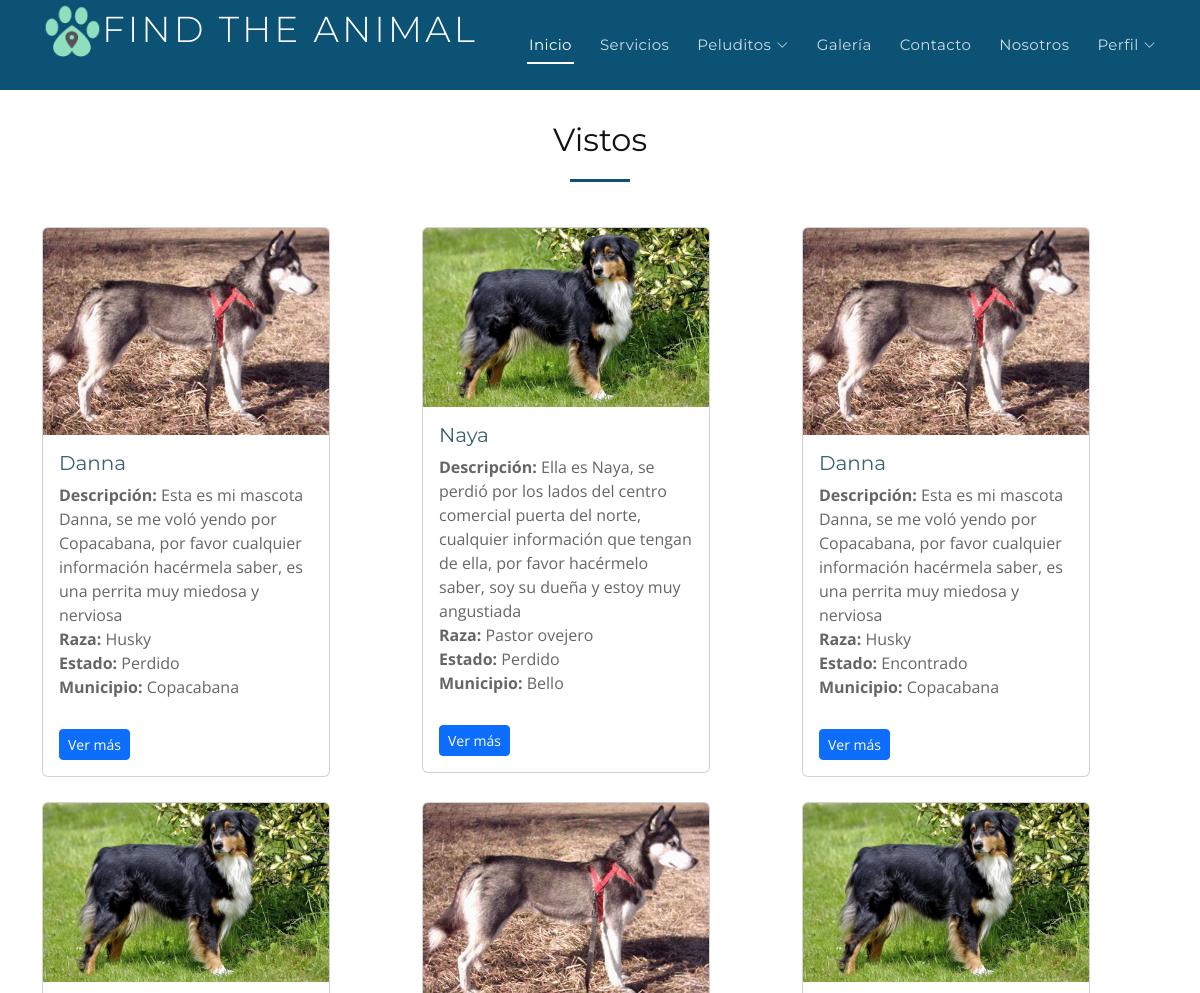
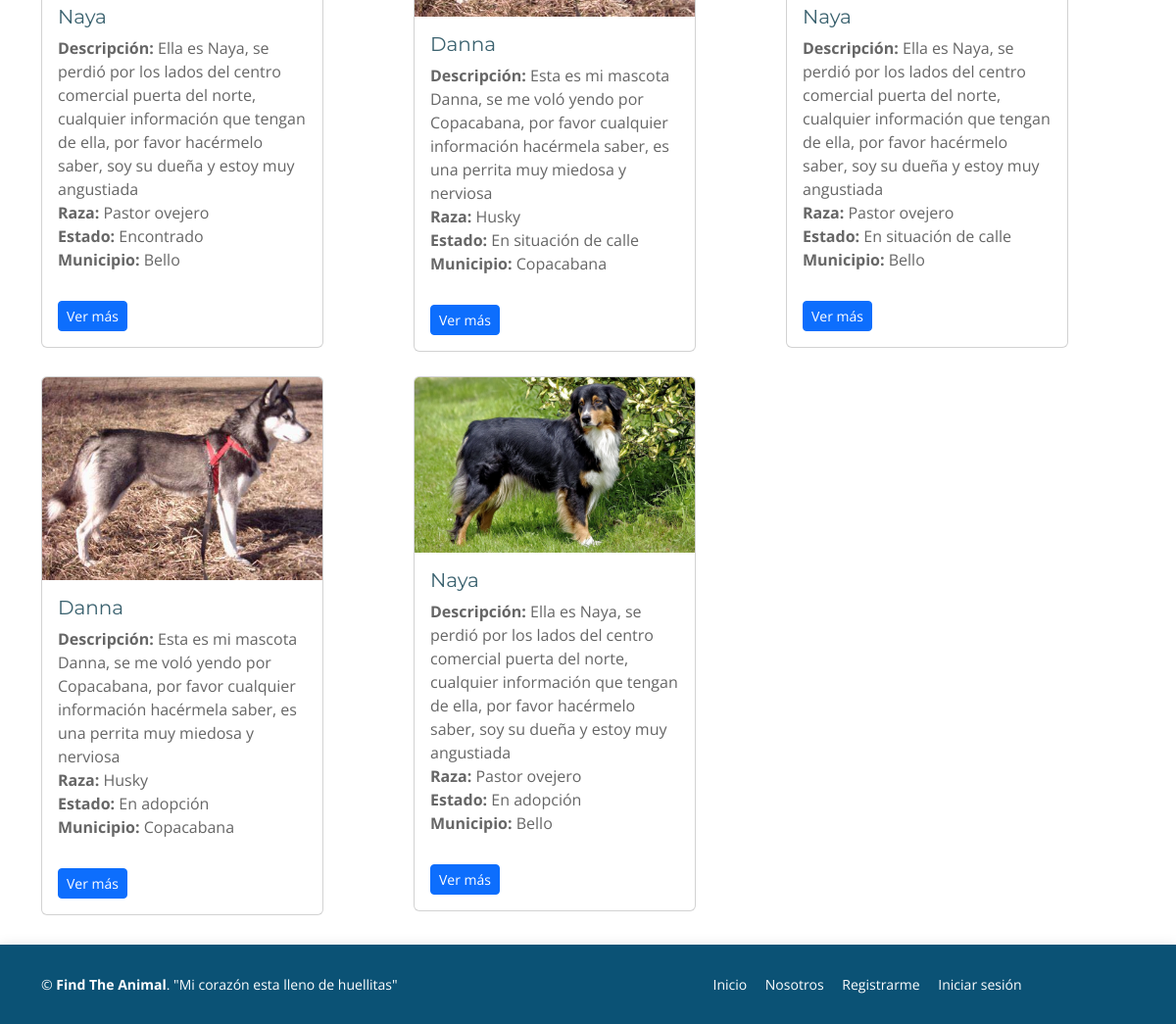
Screenshot of /Vista/Buscados1.php (signed in) with the database file from the repository (2 pictures, top to bottom).
### tables this page shows
CREATE TABLE `animal` (
  `Idanimal` int(11) NOT NULL,
  `Nombreanimal` varchar(50) NOT NULL,
  `Fotoanimal` varchar(50) NOT NULL,
  `Descrianimal` varchar(300) NOT NULL,
  `Idraza` int(11) NOT NULL,
  `Idestado` int(11) NOT NULL,
  `Idmunicipio` int(11) NOT NULL
);

CREATE TABLE `raza` (
  `Idraza` int(11) NOT NULL,
  `Descriraza` varchar(50) NOT NULL
);

CREATE TABLE `estado` (
  `Idestado` int(11) NOT NULL,
  `Descriestado` varchar(50) NOT NULL
);

CREATE TABLE `municipio` (
  `Idmunicipio` int(11) NOT NULL,
  `Descrimuni` varchar(50) NOT NULL
);

### Vista/Buscados1.php (the view, shortened to what this page needs)
<?php
include('Menu.php');
?>
<section class="container mt-5">
  <div class="row mt-5">
  <div class="section-header" style="margin-top: 25px">
          <h3 class="section-title">Vistos</h3>
          <span class="section-divider"></span>
        </div>
      <?php
                    include( '../Controlador/conex.php');
                    $Consulta="SELECT Idanimal, Nombreanimal, Fotoanimal, Descrianimal, Descriraza, Descriestado, Descrimuni FROM animal INNER JOIN raza ON  raza.Idraza = animal.Idraza
                    INNER JOIN estado ON animal.idestado = 1
                    INNER JOIN municipio ON municipio.Idmunicipio = animal.Idmunicipio";
                    $Tour=$conexion->query($Consulta);
                    while ($row=$Tour->fetch_row()){
                   ?>
           <div class="col-md-4 col-sm-12">
            <div class="card" style="width: 18rem; margin-top: 25px">
            <img src="App/Admon/img/<?php echo ''.$row[2].''; ?>" class="card-img-top" alt="...">
            <div class="card-body">
                <h5 class="card-title" style="color: #3b626f;"><?php echo ''.$row[1].''; ?></h5>
                <p class="card-text card-text1">
                <b>Descripción: </b><?php echo ''.$row[3].''; ?><br>
                <b>Raza: </b><?php echo ''.$row[4].''; ?><br>
                <b>Estado: </b><?php echo ''.$row[5].''; ?><br>
                <b>Municipio: </b><?php echo ''.$row[6].''; ?><br>
                </p>
                <a href="#" class="btn btn-primary btn-sm">Ver más</a>
            </div>
            </div>
         </div>
         <?php } ?>
  </div>
</section>
  <footer id="footer" style="background-color: #0b5275; margin-top: 30px;">
    <div class="container">
      <div class="row">
        <div class="col-lg-6 text-lg-start text-center">
          <div class="copyright" style="color: white;">
            &copy; <strong>Find The Animal</strong>. "Mi corazón esta lleno de huellitas"
          </div>
        </div>
        <div class="col-lg-6">
          <nav class="footer-links text-lg-right text-center pt-2 pt-lg-0">
            <a href="registrate.php" class="scrollto" style="color: white;">Inicio</a>
            <a href="registrate.php#about" class="scrollto" style="color: white;">Nosotros</a>
            <a href="registrate.php" style="color: white;">Registrarme</a>
            <a href="Iniciarsesion.php" style="color: white;">Iniciar sesión</a>
          </nav>
        </div>
      </div>
    </div>
  </footer>
</body>
</html>

### Vista/assets/css/style.css (style rules this page uses)
body { background: #fff; color: #666666; font-family: "Open Sans", sans-serif; overflow-x: hidden; }
a { color: #0b5275; text-decoration: none; transition: 0.5s; }
p { padding: 0; margin: 0 0 30px 0; }
h1, h2, h3, h4, h5, h6 { font-family: "Montserrat", sans-serif; font-weight: 400; margin: 0 0 20px 0; padding: 0; }
section { overflow: hidden; }
.section-header .section-title { font-size: 32px; color: #111; text-align: center; font-weight: 400; }
.section-header .section-divider { display: block; width: 60px; height: 3px; background: #0b5275; background: linear-gradient(0deg, #0b5275 0%, #0b5275 100%); margin: 0 auto; margin-bottom: 20px; }
#footer { background: #fff; box-shadow: 0px 0px 12px 0px rgba(0, 0, 0, 0.1); padding: 30px 0; color: #333; font-size: 14px; }
#footer .footer-links a { color: #666; padding-left: 15px; }
#footer .footer-links a:first-child { padding-left: 0; }

### rows the page displays
animal: Fotoanimal (picture), Nombreanimal "Danna", Descrianimal "Esta es mi mascota Danna, se me voló yendo por Copacabana, por favor cualquier información hacérmela saber, es una perrita muy miedosa y nerviosa", Idraza.Descriraza "Husky", Idestado.Descriestado "Perdido", Idmunicipio.Descrimuni "Copacabana", estado.Descriestado "Encontrado", estado.Descriestado "En situación de calle", estado.Descriestado "En adopción"
animal: Fotoanimal (picture), Nombreanimal "Naya", Descrianimal "Ella es Naya, se perdió por los lados del centro comercial puerta del norte, cualquier información que tengan de ella, por favor hacérmelo saber, soy su dueña y estoy muy angustiada", Idraza.Descriraza "Pastor ovejero", Idestado.Descriestado "Perdido", Idmunicipio.Descrimuni "Bello", estado.Descriestado "Encontrado", estado.Descriestado "En situación de calle", estado.Descriestado "En adopción"
